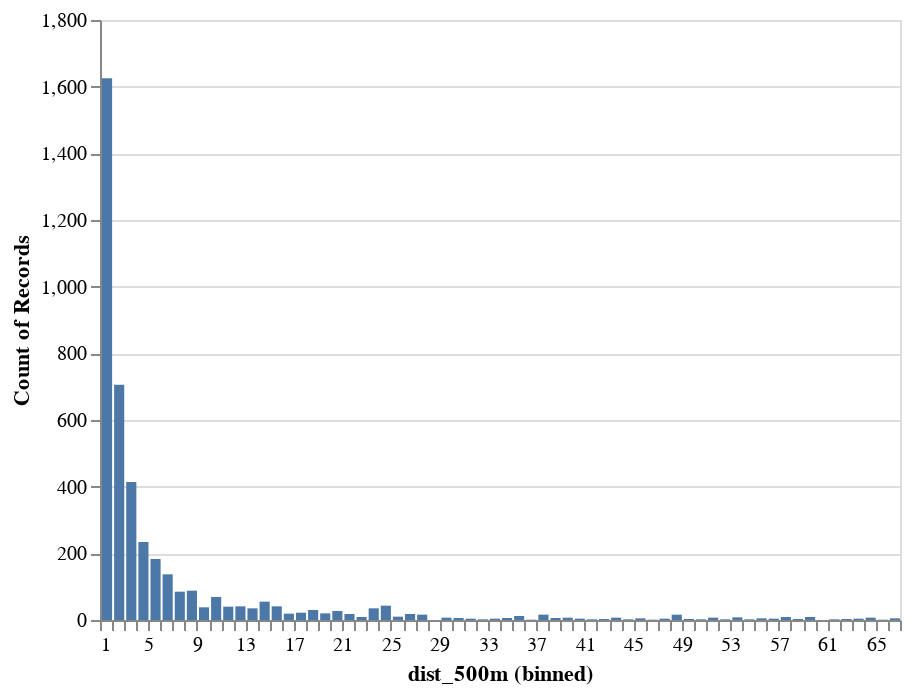

Write notebook code for a chart like this one.
### Code cell
alt.Chart(distances_df).mark_bar().encode(x=alt.X('dist_500m',bin=alt.Bin(step=1)), y='count()')

### Figure 1 — Vega-Lite specification as saved in the notebook (floating-point values rounded to 4 significant figures; data arrays with more than 128 entries replaced by an {"elided": "..."} marker saying what was removed)
{"config": {"view": {"continuousWidth": 400, "continuousHeight": 300}}, "data": {"name": "data-d6db3369e75fd4f6a4f91abe32e580cc"}, "mark": "bar", "encoding": {"x": {"type": "quantitative", "bin": {"step": 1}, "field": "dist_500m"}, "y": {"type": "quantitative", "aggregate": "count"}}, "$schema": "https://vega.github.io/schema/vega-lite/v4.8.1.json", "datasets": {"data-d6db3369e75fd4f6a4f91abe32e580cc": {"elided": "4249 records"}}}
